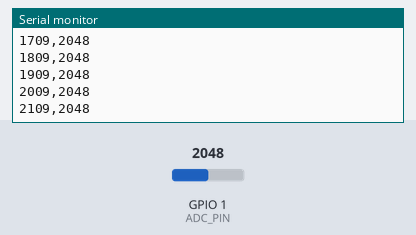
Simulated run of this sketch. Board: ESP32-S3. Parts: the last lines printed to the serial monitor. The test bench sets the inputs (shaded band); at power-on: GPIO 1 (ADC_PIN) = 2048 (analog values on the 0–4095 scale).

Above: at 2.2 s.
2.3 s: GPIO 1 (ADC_PIN) set to 2866
At 2.31 s:
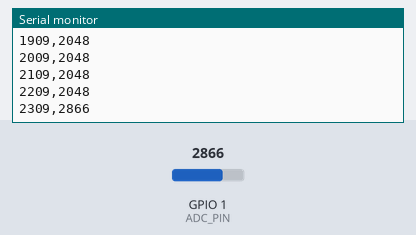
3.8 s: GPIO 1 (ADC_PIN) set to 3603
At 3.82 s:
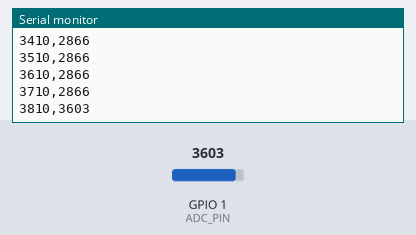
Timing chart, 0 to 6.8 s (numbered marks = the images above; inputs shaded):
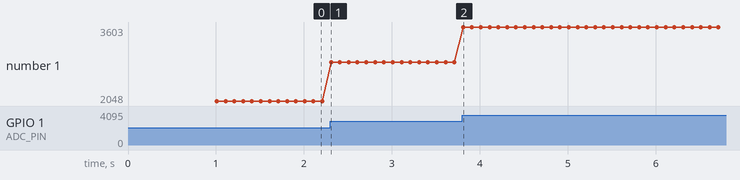

Measured:
- after the input at 2.3 s, the serial monitor: prints a new line at once (image 1)
- plotted number 1: 2048 → 2866 after the input at 2.3 s

The sketch:

ESP32_Voltage_Sensor.ino
```cpp
// (licence header left out)
// ============================================================
//  电压传感器模块 - ESP32-S3 固件
//  模块名称：电压采集模块（Voltage Sensor）
//  功能：基于 ESP32-S3 内置 ADC 实现电压测量，通过串口输出原始 ADC 值
//  测量范围：0-3.3V DC（可通过分压电阻扩展）
//  数据格式：时间戳(ms),ADC原始值
//  详细说明：参见 README.md
// ============================================================

#define ADC_PIN 1        // GPIO1 (ADC1_CH0)，ESP32-S3 推荐 ADC 引脚
#define SAMPLE_INTERVAL 100  // 采样间隔 100ms (10Hz)

// ADC 配置参数
#define ADC_WIDTH_BIT ADC_WIDTH_BIT_12  // 12位分辨率，量化范围 0-4095

unsigned long lastSampleTime = 0;

void setup() {
  Serial.begin(115200);

  // 配置 ADC 参数
  analogReadResolution(12);           // 12位分辨率

  // 设置 11dB 衰减，量程 0-3.3V
  // 兼容不同版本 ESP32 库的衰减常量命名
  #if defined(ADC_ATTEN_DB_11)
    analogSetAttenuation(ADC_ATTEN_DB_11);
  #elif defined(ADC_ATTEN_11db)
    analogSetAttenuation(ADC_ATTEN_11db);
  #else
    analogSetAttenuation((adc_attenuation_t)3);
  #endif

  pinMode(ADC_PIN, INPUT);

  // 启动信息
  Serial.println("ESP32 Voltage Sensor Collector");
  Serial.println("ADC Configuration:");
  Serial.println("- Resolution: 12 bits");
  Serial.println("- Attenuation: 11dB (0-3.3V)");
  Serial.println("- Sample Rate: 10Hz");
  Serial.println("- Output: Raw ADC Value (0-4095)");
  Serial.println("START");

  delay(1000); // 等待串口稳定
}

void loop() {
  unsigned long currentTime = millis();

  // 按采样间隔读取 ADC 并通过串口输出
  if (currentTime - lastSampleTime >= SAMPLE_INTERVAL) {
    lastSampleTime = currentTime;

    int adcValue = analogRead(ADC_PIN);

    // 输出格式：时间戳,ADC值 （供上位机解析）
    Serial.print(currentTime);
    Serial.print(",");
    Serial.println(adcValue);
  }

  delay(1);
}
```
